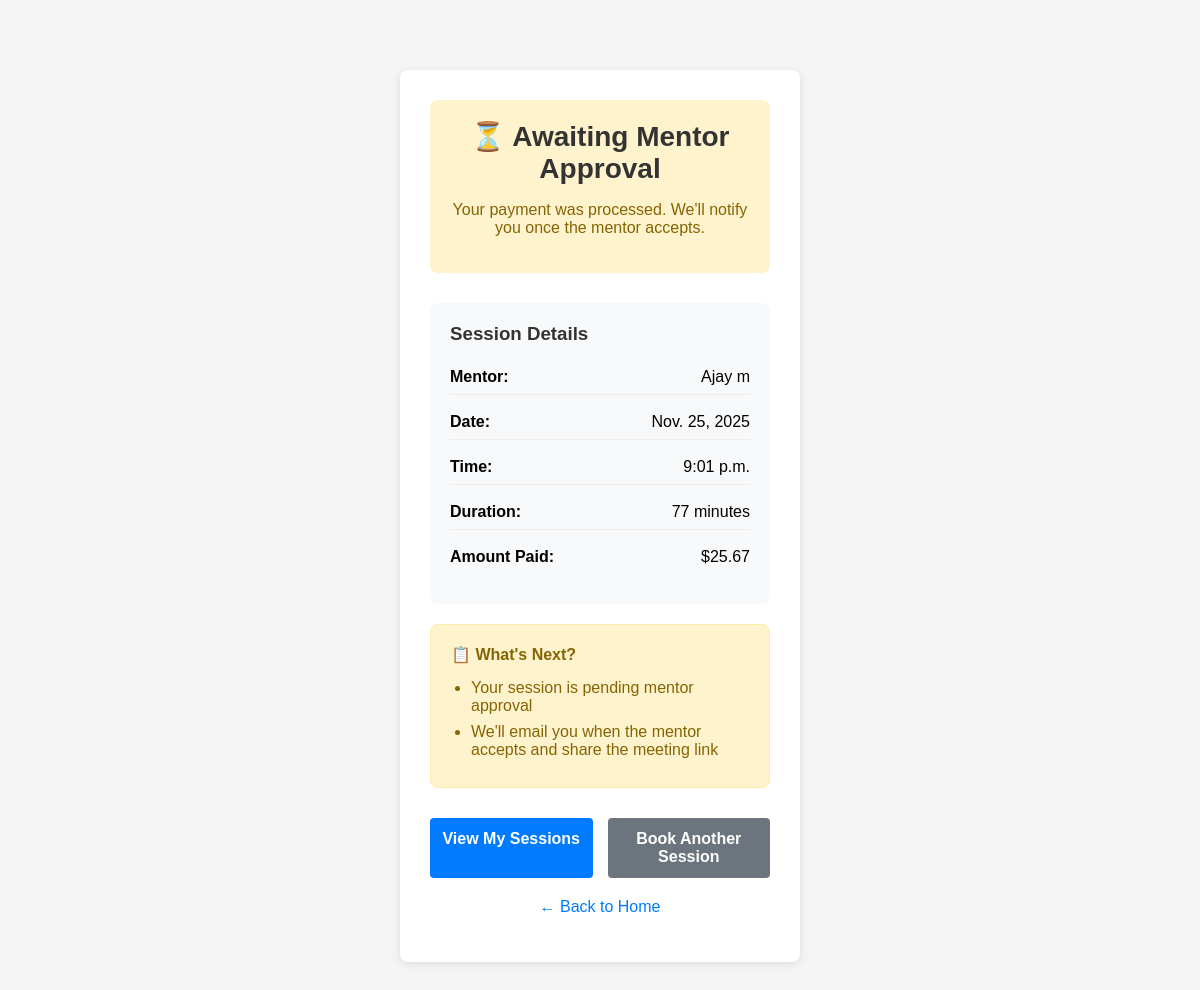
The app's page /session-confirmation/13/ (signed in) with its own data.
### main/models.py (models this page shows, shortened)
class Session(models.Model):
    STATUS_CHOICES = [
        ('pending', 'Pending'),
        ('confirmed', 'Confirmed'),
        ('completed', 'Completed'),
        ('cancelled', 'Cancelled'),
    ]
    mentor = models.ForeignKey(MentorProfile, on_delete=models.CASCADE, related_name='sessions')
    mentee = models.ForeignKey(User, on_delete=models.CASCADE, related_name='booked_sessions')
    session_date = models.DateField()
    session_time = models.TimeField()
    duration_minutes = models.IntegerField(default=60)
    status = models.CharField(max_length=20, choices=STATUS_CHOICES, default='pending')
    meeting_link = models.URLField(blank=True, null=True)
    meeting_notes = models.TextField(blank=True, null=True)
    admin_provided_link = models.URLField(blank=True, null=True, help_text="Link provided by admin when confirming session")
    link_provided_at = models.DateTimeField(blank=True, null=True, help_text="Timestamp when admin provided the link")
    amount_paid = models.DecimalField(max_digits=8, decimal_places=2, default=0)
    payment_status = models.CharField(max_length=20, default='pending')
    created_at = models.DateTimeField(auto_now_add=True)
    updated_at = models.DateTimeField(auto_now=True)
    class Meta:
        ordering = ['session_date', 'session_time']
        unique_together = ['mentor', 'session_date', 'session_time']

class MentorProfile(models.Model):
    APPLICATION_STATUS_CHOICES = [
        ('pending', 'Pending'),
        ('approved', 'Approved'),
        ('rejected', 'Rejected'),
    ]
    SESSION_DURATION_CHOICES = [
        (30, '30 minutes'),
        (45, '45 minutes'),
        (60, '60 minutes'),
        (90, '90 minutes'),
        (120, '120 minutes'),
    ]
    user = models.OneToOneField(User, on_delete=models.CASCADE, related_name='mentor_profile', null=True, blank=True)
    full_name = models.CharField(max_length=100)
    profile_picture = models.ImageField(upload_to='mentor_profiles/', blank=True, null=True)
    bio = models.TextField(max_length=500, help_text="Short intro about your journey")
    headline = models.CharField(max_length=100, help_text="Short tagline like 'Senior Django Developer'")
    location = models.CharField(max_length=100, blank=True, null=True)
    linkedin_url = models.URLField(blank=True, null=True)
    github_url = models.URLField(blank=True, null=True)
    skills = models.ManyToManyField(Skill, related_name='mentors')
    years_of_experience = models.PositiveIntegerField(
        validators=[MinValueValidator(0), MaxValueValidator(50)],
        help_text="Years of professional experience"
    )
    hourly_rate = models.DecimalField(
        max_digits=8,
        decimal_places=2,
        validators=[MinValueValidator(Decimal('0.01'))],
        help_text="Rate per session/hour"
    )
    availability = models.JSONField(
        default=dict,
        help_text="JSON format: {'mon': ['10:00', '15:00'], 'wed': ['14:00']}"
    )
    session_duration = models.IntegerField(
        choices=SESSION_DURATION_CHOICES,
        default=60,
        help_text="Default session duration in minutes"
    )
    available_for = models.TextField(
        help_text="e.g., 'Career Guidance, Code Review, Debugging Help'"
    )
    is_approved = models.BooleanField(default=False)
    application_status = models.CharField(
        max_length=20,
        choices=APPLICATION_STATUS_CHOICES,
        default='pending'
    )
    admin_notes = models.TextField(blank=True, null=True)
    created_at = models.DateTimeField(auto_now_add=True)
    updated_at = models.DateTimeField(auto_now=True)
    class Meta:
        ordering = ['-created_at']

### main/views.py (the view)
# urls.py: path('session-confirmation/<int:session_id>/', views.session_confirmation, name="session_confirmation"),
@login_required
def session_confirmation(request, session_id):
    session = get_object_or_404(Session, id=session_id, mentee=request.user)
    return render(request, 'booking/confirmation.html', {'session': session})

### templates/booking/confirmation.html (shortened to what this page needs)
<!DOCTYPE html>
<html lang="en">
<head>
    {% load static %}
    <link rel="stylesheet" type="text/css" href="{% static 'css/signup.css' %}">
</head>
<body>
    <div class="form-container">
        <div class="success-header" style="background: {% if session.status == 'confirmed' %}#d4edda{% else %}#fff3cd{% endif %}; color: {% if session.status == 'confirmed' %}#155724{% else %}#856404{% endif %};">
            {% if session.status == 'confirmed' %}
                <h1>🎉 Session Confirmed!</h1>
                <p>Your payment was processed and the mentor accepted your session.</p>
            {% else %}
                <h1>⏳ Awaiting Mentor Approval</h1>
                <p>Your payment was processed. We'll notify you once the mentor accepts.</p>
            {% endif %}
        </div>
        <div class="session-details">
            <h3>Session Details</h3>
            <div class="detail-item">
                <span><strong>Mentor:</strong></span>
                <span>{{ session.mentor.full_name }}</span>
            </div>
            <div class="detail-item">
                <span><strong>Date:</strong></span>
                <span>{{ session.session_date }}</span>
            </div>
            <div class="detail-item">
                <span><strong>Time:</strong></span>
                <span>{{ session.session_time }}</span>
            </div>
            <div class="detail-item">
                <span><strong>Duration:</strong></span>
                <span>{{ session.duration_minutes }} minutes</span>
            </div>
            <div class="detail-item">
                <span><strong>Amount Paid:</strong></span>
                <span>${{ session.amount_paid }}</span>
            </div>
        </div>
        <div class="next-steps">
            <h4>📋 What's Next?</h4>
            <ul>
                {% if session.status == 'confirmed' %}
                    <li>Check your email for a confirmation message with session details</li>
                    <li>Add the session to your calendar</li>
                    <li>Prepare any questions or topics you'd like to discuss</li>
                    <li>Join the meeting 5 minutes before the scheduled time</li>
                {% else %}
                    <li>Your session is pending mentor approval</li>
                    <li>We'll email you when the mentor accepts and share the meeting link</li>
                {% endif %}
            </ul>
        </div>
        <div class="action-buttons">
            <a href="{% url 'mentee_dashboard' %}" class="btn-primary">View My Sessions</a>
            <a href="{% url 'find_mentors' %}" class="btn-secondary">Book Another Session</a>
        </div>
        <div class="links">
            <p><a href="{% url 'home' %}">← Back to Home</a></p>
        </div>
    </div>
</body>
</html>

### main/static/css/signup.css (style rules this page uses)
body { font-family: Arial, sans-serif; max-width: 400px; margin: 50px auto; padding: 20px; background-color: #f5f5f5; }
.form-container { background: white; padding: 30px; border-radius: 8px; box-shadow: 0 2px 10px rgba(0,0,0,0.1); }
h1 { text-align: center; color: #333; margin-bottom: 30px; }
.links { text-align: center; margin-top: 20px; }
.links a { color: #007bff; text-decoration: none; }

### templates/booking/confirmation.html (style rules this page uses)
.form-container { max-width: 600px; }
.success-header { text-align: center; background: #d4edda; color: #155724; padding: 20px; border-radius: 8px; margin-bottom: 30px; }
.success-header h1 { margin: 0 0 10px 0; font-size: 28px; }
.session-details { background: #f8f9fa; padding: 20px; border-radius: 8px; margin-bottom: 20px; }
.session-details h3 { margin: 0 0 15px 0; color: #333; }
.detail-item { display: flex; justify-content: space-between; margin-bottom: 10px; padding: 8px 0; border-bottom: 1px solid #eee; }
.detail-item:last-child { border-bottom: none; }
.next-steps { background: #fff3cd; border: 1px solid #ffeaa7; border-radius: 8px; padding: 20px; margin: 20px 0; }
.next-steps h4 { margin: 0 0 15px 0; color: #856404; }
.next-steps ul { margin: 0; padding-left: 20px; }
.next-steps li { margin-bottom: 8px; color: #856404; }
.action-buttons { display: flex; gap: 15px; margin-top: 30px; }
.action-buttons a { flex: 1; text-align: center; padding: 12px; border-radius: 4px; text-decoration: none; font-weight: bold; }
.btn-primary { background-color: #007bff; color: white; }
.btn-secondary { background-color: #6c757d; color: white; }

### records on screen
Session: mentor.full_name "Ajay m", session_date "Nov. 25, 2025", session_time "9:01 p.m.", duration_minutes "77", amount_paid "25.67"
